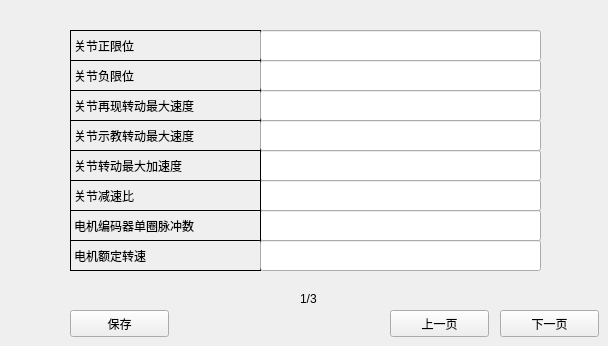
      <widget class="QWidget" name="page_12">
       <widget class="QLabel" name="label_94">
        <property name="geometry">
         <rect>
          <x>70</x>
          <y>30</y>
          <width>191</width>
          <height>31</height>
         </rect>
        </property>
        <property name="font">
         <font>
          <pointsize>9</pointsize>
         </font>
        </property>
        <property name="frameShape">
         <enum>QFrame::Panel</enum>
        </property>
        <property name="text">
         <string>关节正限位</string>
        </property>
       </widget>
       <widget class="QLabel" name="label_95">
        <property name="geometry">
         <rect>
          <x>70</x>
          <y>60</y>
          <width>191</width>
          <height>31</height>
         </rect>
        </property>
        <property name="font">
         <font>
          <pointsize>9</pointsize>
         </font>
        </property>
        <property name="frameShape">
         <enum>QFrame::Panel</enum>
        </property>
        <property name="text">
         <string>关节负限位</string>
        </property>
       </widget>
       <widget class="QLabel" name="label_96">
        <property name="geometry">
         <rect>
          <x>70</x>
          <y>90</y>
          <width>191</width>
          <height>31</height>
         </rect>
        </property>
        <property name="font">
         <font>
          <pointsize>9</pointsize>
         </font>
        </property>
        <property name="frameShape">
         <enum>QFrame::Panel</enum>
        </property>
        <property name="text">
         <string>关节再现转动最大速度</string>
        </property>
       </widget>
       <widget class="QLabel" name="label_97">
        <property name="geometry">
         <rect>
          <x>70</x>
          <y>120</y>
          <width>191</width>
          <height>31</height>
         </rect>
        </property>
        <property name="font">
         <font>
          <pointsize>9</pointsize>
         </font>
        </property>
        <property name="frameShape">
         <enum>QFrame::Panel</enum>
        </property>
        <property name="text">
         <string>关节示教转动最大速度</string>
        </property>
       </widget>
       <widget class="QLineEdit" name="lineEdit_58">
        <property name="geometry">
         <rect>
          <x>260</x>
          <y>30</y>
          <width>281</width>
          <height>31</height>
         </rect>
        </property>
       </widget>
       <widget class="QLineEdit" name="lineEdit_59">
        <property name="geometry">
         <rect>
          <x>260</x>
          <y>60</y>
          <width>281</width>
          <height>31</height>
         </rect>
        </property>
       </widget>
       <widget class="QLineEdit" name="lineEdit_60">
        <property name="geometry">
         <rect>
          <x>260</x>
          <y>120</y>
          <width>281</width>
          <height>31</height>
         </rect>
        </property>
       </widget>
       <widget class="QLineEdit" name="lineEdit_61">
        <property name="geometry">
         <rect>
          <x>260</x>
          <y>90</y>
          <width>281</width>
          <height>31</height>
         </rect>
        </property>
       </widget>
       <widget class="QPushButton" name="pushButton_17">
        <property name="geometry">
         <rect>
          <x>390</x>
          <y>310</y>
          <width>99</width>
          <height>27</height>
         </rect>
        </property>
        <property name="text">
         <string>上一页</string>
        </property>
       </widget>
       <widget class="QLabel" name="label_102">
        <property name="geometry">
         <rect>
          <x>70</x>
          <y>240</y>
          <width>191</width>
          <height>31</height>
         </rect>
        </property>
        <property name="font">
         <font>
          <pointsize>9</pointsize>
         </font>
        </property>
        <property name="frameShape">
         <enum>QFrame::Panel</enum>
        </property>
        <property name="text">
         <string>电机额定转速</string>
        </property>
       </widget>
       <widget class="QLineEdit" name="lineEdit_66">
        <property name="geometry">
         <rect>
          <x>260</x>
          <y>210</y>
          <width>281</width>
          <height>31</height>
         </rect>
        </property>
       </widget>
       <widget class="QLineEdit" name="lineEdit_67">
        <property name="geometry">
         <rect>
          <x>260</x>
          <y>180</y>
          <width>281</width>
          <height>31</height>
         </rect>
        </property>
       </widget>
       <widget class="QLineEdit" name="lineEdit_68">
        <property name="geometry">
         <rect>
          <x>260</x>
          <y>150</y>
          <width>281</width>
          <height>31</height>
         </rect>
        </property>
       </widget>
       <widget class="QLineEdit" name="lineEdit_69">
        <property name="geometry">
         <rect>
          <x>260</x>
          <y>240</y>
          <width>281</width>
          <height>31</height>
         </rect>
        </property>
       </widget>
       <widget class="QLabel" name="label_103">
        <property name="geometry">
         <rect>
          <x>70</x>
          <y>180</y>
          <width>191</width>
          <height>31</height>
         </rect>
        </property>
        <property name="font">
         <font>
          <pointsize>9</pointsize>
         </font>
        </property>
        <property name="frameShape">
         <enum>QFrame::Panel</enum>
        </property>
        <property name="text">
         <string>关节减速比</string>
        </property>
       </widget>
       <widget class="QLabel" name="label_104">
        <property name="geometry">
         <rect>
          <x>70</x>
          <y>150</y>
          <width>191</width>
          <height>31</height>
         </rect>
        </property>
        <property name="font">
         <font>
          <pointsize>9</pointsize>
         </font>
        </property>
        <property name="frameShape">
         <enum>QFrame::Panel</enum>
        </property>
        <property name="text">
         <string>关节转动最大加速度</string>
        </property>
       </widget>
       <widget class="QLabel" name="label_105">
        <property name="geometry">
         <rect>
          <x>70</x>
          <y>210</y>
          <width>191</width>
          <height>31</height>
         </rect>
        </property>
        <property name="font">
         <font>
          <pointsize>9</pointsize>
         </font>
        </property>
        <property name="frameShape">
         <enum>QFrame::Panel</enum>
        </property>
        <property name="text">
         <string>电机编码器单圈脉冲数</string>
        </property>
       </widget>
       <widget class="QPushButton" name="Axis11nextpushButton">
        <property name="geometry">
         <rect>
          <x>500</x>
          <y>310</y>
          <width>99</width>
          <height>27</height>
         </rect>
        </property>
        <property name="text">
         <string>下一页</string>
        </property>
       </widget>
       <widget class="QPushButton" name="pushButton_30">
        <property name="geometry">
         <rect>
          <x>70</x>
          <y>310</y>
          <width>99</width>
          <height>27</height>
         </rect>
        </property>
        <property name="text">
         <string>保存</string>
        </property>
       </widget>
       <widget class="QLabel" name="label_106">
        <property name="geometry">
         <rect>
          <x>300</x>
          <y>290</y>
          <width>31</width>
          <height>17</height>
         </rect>
        </property>
        <property name="text">
         <string>1/3</string>
        </property>
       </widget>
      </widget>
